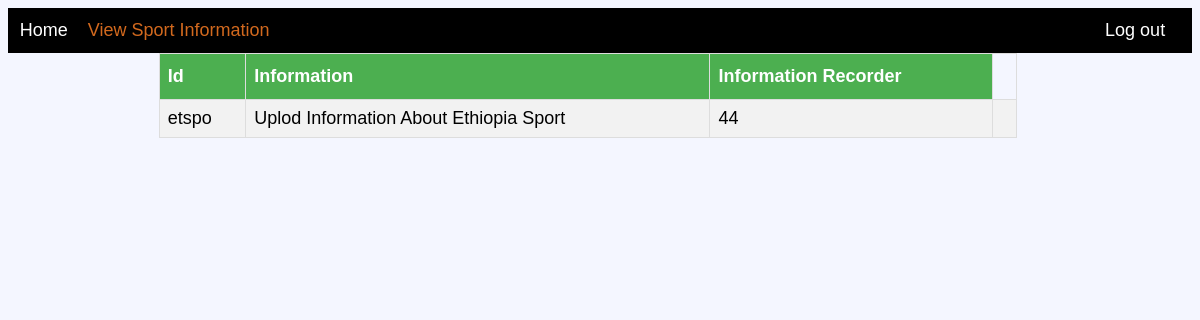
The app's page /viewsport.php (signed in) with its own data.
### tables this page shows
CREATE TABLE IF NOT EXISTS `sport` (
  `info_id` varchar(30) NOT NULL,
  `spoinformation` text NOT NULL,
  `emp_id` int(11) NOT NULL,
  PRIMARY KEY (`info_id`),
  KEY `emp_id` (`emp_id`)
);

### viewsport.php (the view, shortened to what this page needs)
<!DOCTYPE html>
<html>
<head>
</head>
<body>
	<div id="nav">
		<a href="officer_page.php" > Home </a>
		<a href="" class="active">View Sport Information </a>
		<a href="logout.php" style="float: right;">Log out</a>
	</div>
	<div id="content">
	<table border="1">
	<?php
						$view_comment = "select * from sport";
					        $view = mysql_query($view_comment);
						if (mysql_num_rows($view) >0){
						      echo "<tr bgcolor=#7FFFD4>
											<th>Id </th>
											<th>Information</th>
											<th>Information Recorder</th>
									</tr>";
					while($comment = mysql_fetch_array($view)){
					echo "<tr>
							<td valign = 'top'>"
								.$comment['info_id'].
							"</td><td valign = 'top'>"
								.$comment['spoinformation'].
							"</td><td valign = 'top'>"
								.$comment['emp_id'].
							"</td>
							<td>
							</td>
							</tr>";
								}
						}
						else {
							echo "no Information is found";
						}
					?>
					</table>
	</div>
</body>
</html>

### viewsport.php (style rules this page uses)
body { background: #f4f6ff; overflow: auto; font-family: Verdan, Tahoma, Arial, sans-serif; font-size: 18px; }
#nav { width: 98%; background-color: black; height: 2%; color: white; overflow:hidden; padding: 1%; }
#nav a { text-decoration:none; color: white; padding-right:15px; }
#nav a.active { color:chocolate; }
#content { width: 98%; height: auto; }
table { position: relative; width:74%; left:13%; }
table,th,td { border-collapse:collapse; border: 1px solid #ddd;; }
th,td { padding: 8px; }
th { padding-top: 12px; padding-bottom: 12px; text-align: left; background-color: #4CAF50; color: white; }
tr:nth-child(even) { background-color: #f2f2f2; }

### records on screen
sport: info_id "etspo", spoinformation "Uplod Information About Ethiopia Sport", emp "44"
